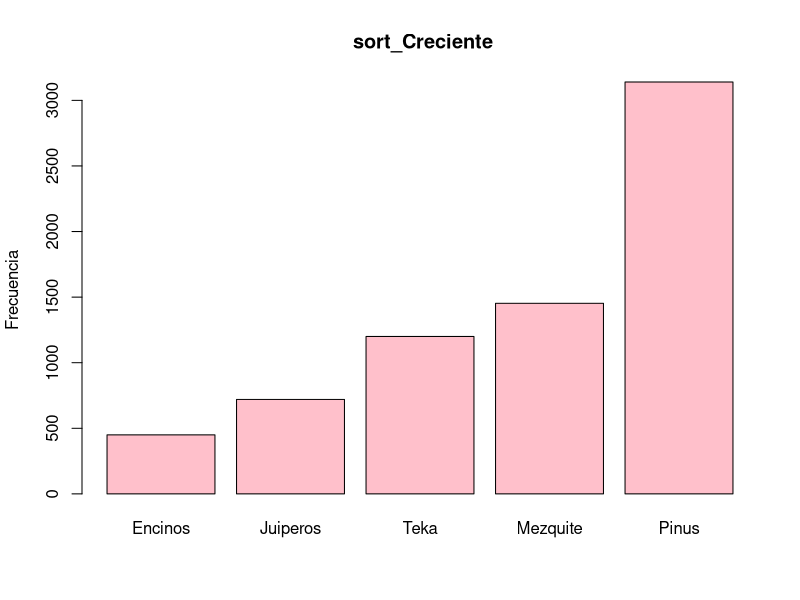
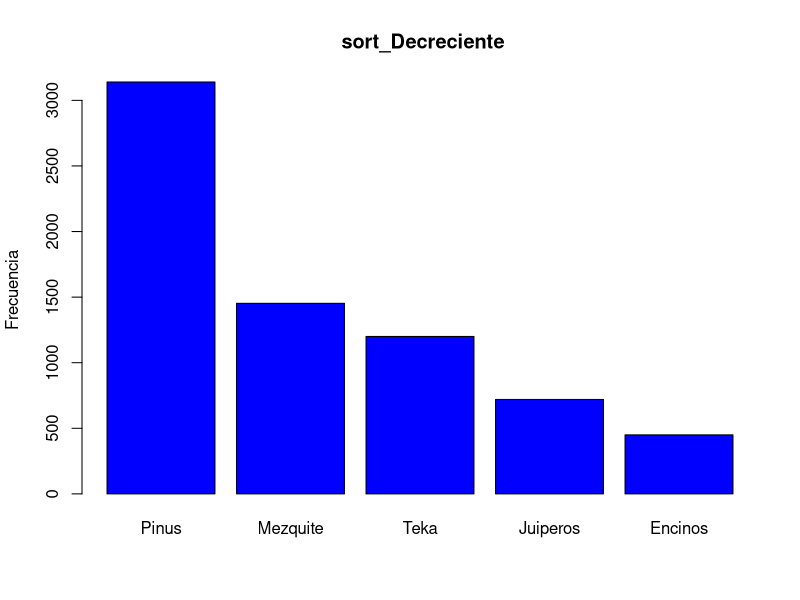
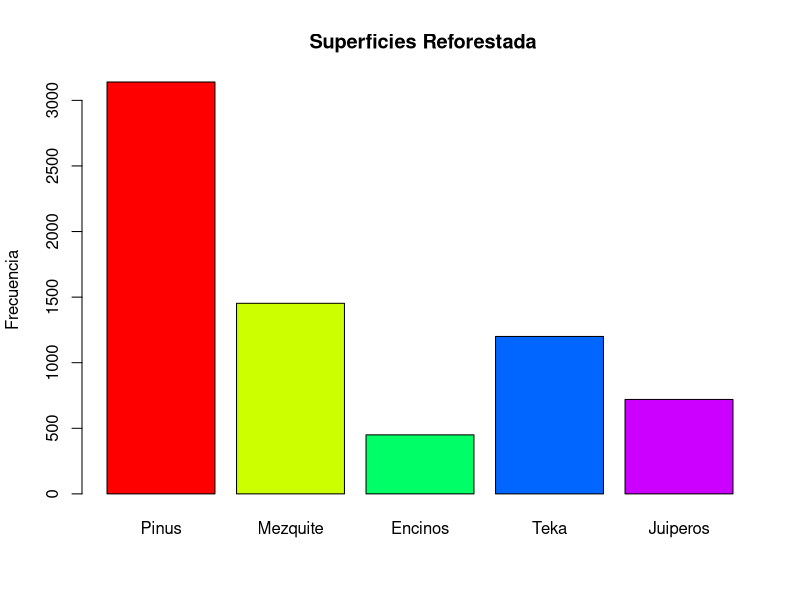

These figures' R source, in order:
#Adriana Kareny García Ledezma
# 28/08/2022
# Tarea 1


# Problema 1 --------------------------------------------------------------


rm(list = ls())

Pinus <- 3140;Mezquite <- 1453;Encinos <- 450;
Teka <- 1200;Juiperos <- 720;

superficie <- c(Pinus,Mezquite,Encinos,Teka,Juiperos)
s_creciente <- sort(superficie)
s_decreciente <- sort(superficie,decreasing = T)

barplot(s_creciente,main=" sort_Creciente"
        ,ylab="Frecuencia",names.arg = c("Encinos","Juiperos","Teka","Mezquite","Pinus"),col = 'pink' )
barplot(s_decreciente,main=" sort_Decreciente"
        ,ylab="Frecuencia",names.arg = c("Pinus","Mezquite","Teka","Juiperos","Encinos"),col = 'blue' )
barplot(superficie,main=" Superficies Reforestada"
        ,ylab="Frecuencia", names.arg = c("Pinus","Mezquite","Encinos","Teka","Juiperos"),col = rainbow(5))


mean(superficie)


# Problema 2 --------------------------------------------------------------
rm(list = ls())
germinacion <- c(4, 1, 6, 2, 4, 2, 4, 2, 4, 6, 3, 5, 3, 2, 5, 4, 0, 5, 4,
                 2, 4, 5, 3, 5, 3, 5, 4, 3, 6, 2)
mean(germinacion)
sd(germinacion)



# Problema 3 --------------------------------------------------------------

altura <- c(38, 14, 44, 11, 9, 21, 39, 28, 41, 4, 35, 24, 36, 12,
            20, 31, 24, 25, 10, 21, 11, 36, 37, 20, 26)
mean(altura)
sd(altura)

